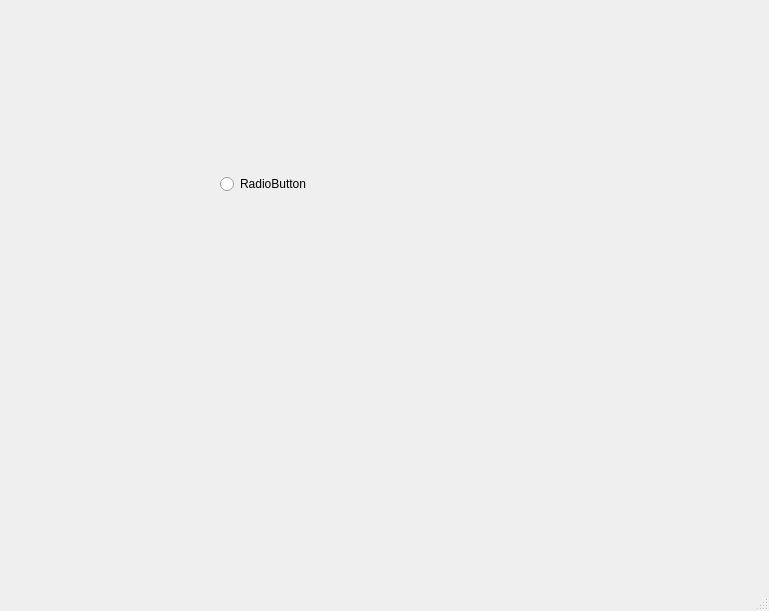
<?xml version="1.0" encoding="UTF-8"?>
<ui version="4.0">
 <class>MainWindow</class>
 <widget class="QMainWindow" name="MainWindow">
  <property name="geometry">
   <rect>
    <x>0</x>
    <y>0</y>
    <width>769</width>
    <height>611</height>
   </rect>
  </property>
  <property name="windowTitle">
   <string>MainWindow</string>
  </property>
  <widget class="QWidget" name="centralwidget">
   <widget class="QRadioButton" name="radioButton">
    <property name="geometry">
     <rect>
      <x>220</x>
      <y>170</y>
      <width>174</width>
      <height>28</height>
     </rect>
    </property>
    <property name="text">
     <string>RadioButton</string>
    </property>
   </widget>
  </widget>
  <widget class="QMenuBar" name="menubar">
   <property name="geometry">
    <rect>
     <x>0</x>
     <y>0</y>
     <width>769</width>
     <height>37</height>
    </rect>
   </property>
  </widget>
  <widget class="QStatusBar" name="statusbar"/>
 </widget>
 <resources/>
 <connections/>
</ui>
